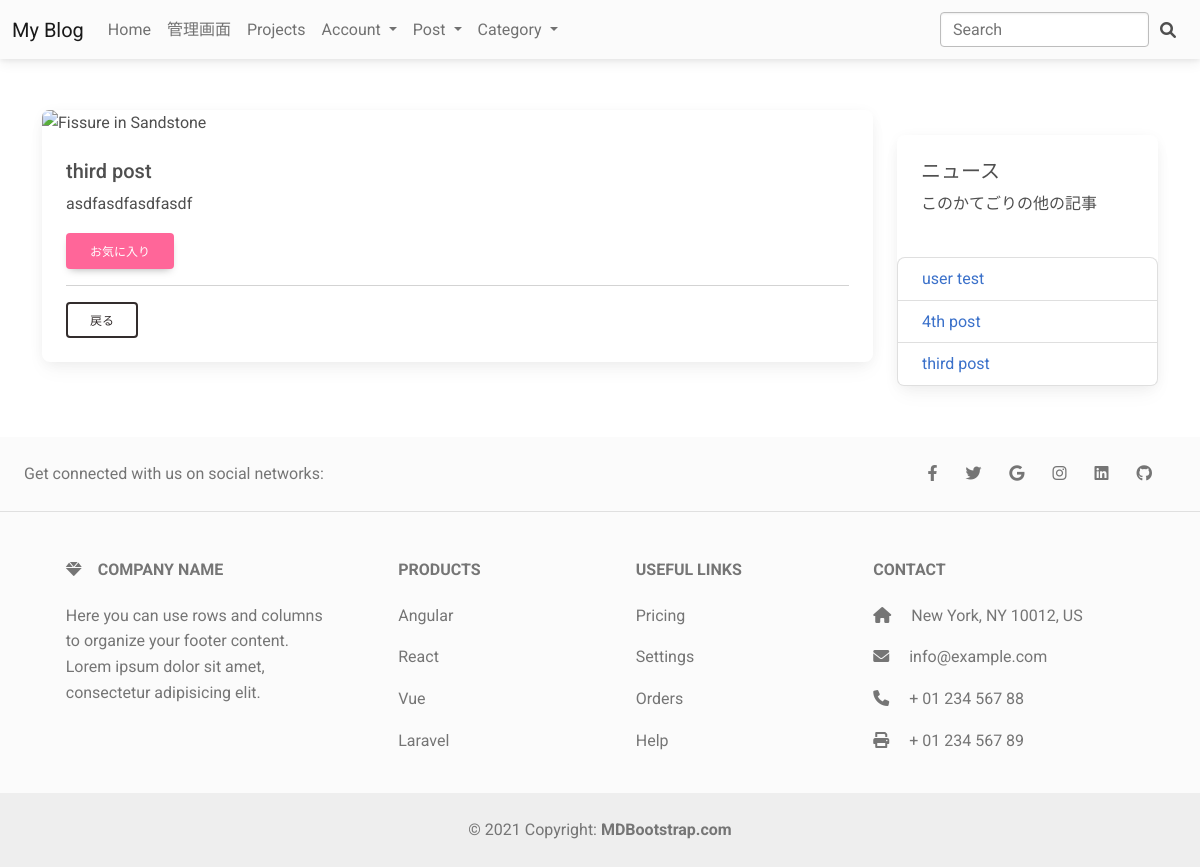
The app's page /post_detail/3 with its own data.
### myapp/models.py (models this page shows, shortened)
class Post(models.Model):
    author = models.ForeignKey(User, on_delete=models.PROTECT, blank=False)
    title = models.CharField('タイトル', max_length=50)
    content = models.TextField('内容', max_length=1000)
    category = models.ForeignKey('Category', on_delete=models.PROTECT)
    thumbnail = models.ImageField(upload_to='images/', blank=True)
    created_at = models.DateTimeField(auto_now_add=True)
    update_at = models.DateTimeField(auto_now=True)

class Category(models.Model):
    name = models.CharField('カテゴリ名', max_length=50)
    name_en = models.CharField('カテゴリ名英語', max_length=10)
    created_at = models.DateTimeField(auto_now_add=True)
    update_at = models.DateTimeField(auto_now=True)
    def __str__(self):
        return self.name

### myapp/views.py (the view)
# urls.py: path('post_detail/<int:pk>', views.PostDetail.as_view(), name='post_detail'),
class PostDetail(DetailView):
    model = Post
    def get_context_data(self,*args, **kwargs) :
        detail_data = Post.objects.get(id=self.kwargs['pk'])
        category_posts = Post.objects.filter(category = detail_data.category).order_by('-created_at')[:5]
        params = {
            'object' : detail_data,
            'category_posts' : category_posts,
        }
        return params

### myapp/context_processors.py (called while the page is built)
def all_category(request):
    category_list = Category.objects.all()
    params = {
        'category_list' : category_list,
    }
    return params

### myapp/templates/myapp/post_detail.html (shortened to what this page needs)
{% extends 'myapp/base.html' %}
{% block content %}
<br><br>
<div class="row">
    <div class="col-md-9">
        <div class="card">
            {% if object.thumbnail %}
            <img src="{{ object.thumbnail.url }}" class="card-img-top"
                alt="{{ object.title }}" />
            {% else%}
            <img src="https://mdbcdn.b-cdn.net/img/new/standard/nature/184.webp" class="card-img-top"
                alt="Fissure in Sandstone" />
            {% endif %}
            <div class="card-body">
                <h5 class="card-title">{{ object.title }}</h5>
                <p class="card-text">{{ object.content|safe|urlizetrunc:30 }}</p>
                <a href="{% url 'myapp:like_add' object.pk %}" class="btn"
                    style="background-color:#ff6699; color:white">お気に入り</a>
                <hr>
                <a href="javascript:void(0);" onclick="window.history.back();" class="btn btn-outline-dark">戻る</a>
            </div>
        </div>
    </div>
    <br><br>
    <div class="col-md-3">
        <br>
        <div class="card">
          <div class="card-body">
            <h5 class="card-title">{{ object.category }} </h5>
            <p>このかてごりの他の記事</p>
          </div>
          <ul class="list-group">
            {% for item in category_posts %}
            <li class="list-group-item"><a href="{% url 'myapp:post_detail' item.id %}">{{ item.title }}</a></li>
            {% endfor%}
          </ul>
        </div>
    </div>
</div>
<br><br>
{% endblock %}

### records on screen
Post: title "third post", content "asdfasdfasdfasdf", category "ニュース"
Post: title "user test"
Post: title "4th post"
